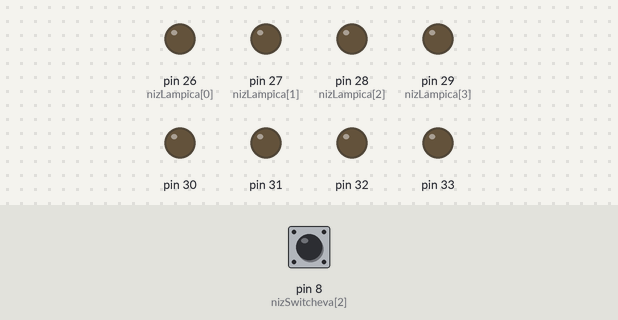
Bench run of a sketch on a simulated Arduino Mega 2560, built with avr-gcc and run on an emulated ATmega2560. On the bench: output pins drawn as LEDs (lit = HIGH). The inputs (shaded band) are chosen by the test bench; at power-on: pin 8 (nizSwitcheva[2]) LOW.

Above: at 1.2 s.
1.3 s: pin 8 (nizSwitcheva[2]) pulled HIGH for 0.15 s
At 1.37 s:
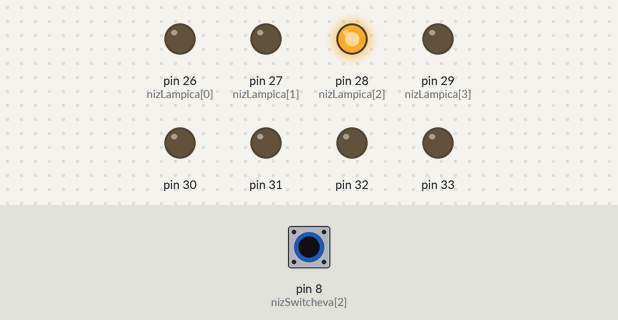
2.9 s: pin 8 (nizSwitcheva[2]) pulled HIGH for 3.2 s
At 7.3 s:
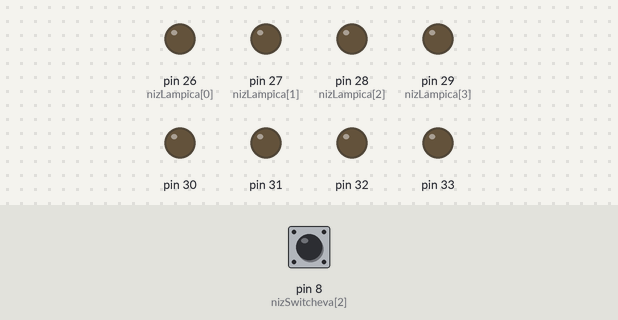
Timing chart, 0 to 8.8 s (numbered marks = the images above; inputs shaded):
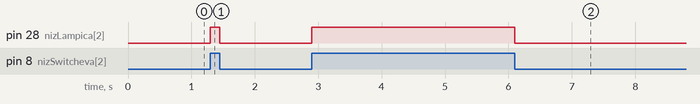

The sketch:

Zadatak6.ino
```cpp
int nizLampica[] = {26, 27, 28, 29};
int nizSwitcheva[] = {2, 7, 8, 35};

void setup() {
  // put your setup code here, to run once:
   for(int i = 0; i < 8; i++)
  {
    pinMode(26 + i, OUTPUT);
    digitalWrite(26 + i, LOW);
  }

  Serial.begin(9600);
}

void fja(int x)
{
  if(digitalRead(nizSwitcheva[x]))
    digitalWrite(nizLampica[x], HIGH);
  else
    digitalWrite(nizLampica[x], LOW);
}


void loop() {
  // put your main code here, to run repeatedly:
  fja(2);
}
```

Measured:
- after the input at 1.3 s, pin 28 (nizLampica[2]): LOW → HIGH at once, → LOW 0.15 s later
- after the input at 2.9 s, pin 28 (nizLampica[2]): LOW → HIGH at once, → LOW 3.2 s later
